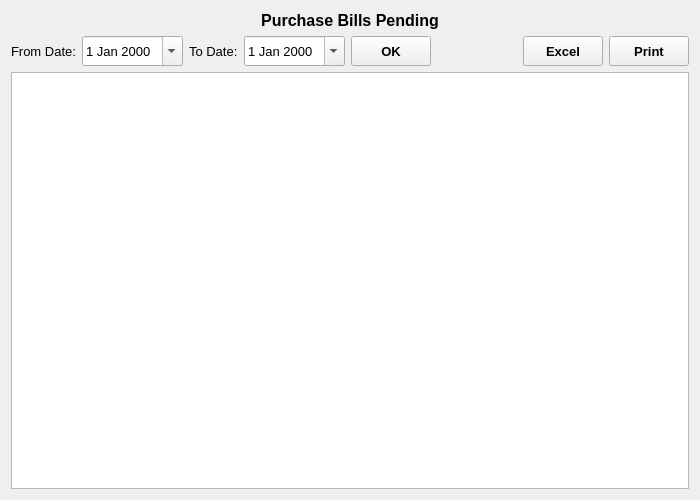
<?xml version="1.0" encoding="UTF-8"?>
<ui version="4.0">
 <class>PurchaseBillsPending</class>
 <widget class="QWidget" name="PurchaseBillsPending">
  <property name="geometry">
   <rect>
    <x>0</x>
    <y>0</y>
    <width>700</width>
    <height>500</height>
   </rect>
  </property>
  <property name="font">
   <font>
    <family>Microsoft YaHei UI</family>
    <pointsize>10</pointsize>
   </font>
  </property>
  <property name="windowTitle">
   <string>Form</string>
  </property>
  <layout class="QVBoxLayout" name="verticalLayout">
   <item>
    <widget class="QLabel" name="label">
     <property name="font">
      <font>
       <pointsize>12</pointsize>
       <weight>75</weight>
       <bold>true</bold>
      </font>
     </property>
     <property name="text">
      <string>Purchase Bills Pending</string>
     </property>
     <property name="alignment">
      <set>Qt::AlignCenter</set>
     </property>
    </widget>
   </item>
   <item>
    <layout class="QHBoxLayout" name="horizontalLayout" stretch="0,0,0,0,0,0,0,0">
     <item>
      <widget class="QLabel" name="fromDateLabel">
       <property name="text">
        <string>From Date:</string>
       </property>
      </widget>
     </item>
     <item>
      <widget class="QDateEdit" name="fromDateDateEdit">
       <property name="minimumSize">
        <size>
         <width>0</width>
         <height>30</height>
        </size>
       </property>
       <property name="calendarPopup">
        <bool>true</bool>
       </property>
      </widget>
     </item>
     <item>
      <widget class="QLabel" name="toDateLabel">
       <property name="text">
        <string>To Date:</string>
       </property>
      </widget>
     </item>
     <item>
      <widget class="QDateEdit" name="toDateDateEdit">
       <property name="minimumSize">
        <size>
         <width>0</width>
         <height>30</height>
        </size>
       </property>
       <property name="calendarPopup">
        <bool>true</bool>
       </property>
      </widget>
     </item>
     <item>
      <widget class="QToolButton" name="OKButton">
       <property name="minimumSize">
        <size>
         <width>80</width>
         <height>30</height>
        </size>
       </property>
       <property name="font">
        <font>
         <weight>75</weight>
         <bold>true</bold>
        </font>
       </property>
       <property name="text">
        <string>OK</string>
       </property>
      </widget>
     </item>
     <item>
      <spacer name="horizontalSpacer">
       <property name="orientation">
        <enum>Qt::Horizontal</enum>
       </property>
       <property name="sizeHint" stdset="0">
        <size>
         <width>40</width>
         <height>20</height>
        </size>
       </property>
      </spacer>
     </item>
     <item>
      <widget class="QToolButton" name="excelButton">
       <property name="minimumSize">
        <size>
         <width>80</width>
         <height>30</height>
        </size>
       </property>
       <property name="font">
        <font>
         <weight>75</weight>
         <bold>true</bold>
        </font>
       </property>
       <property name="text">
        <string>Excel</string>
       </property>
      </widget>
     </item>
     <item>
      <widget class="QToolButton" name="printButton">
       <property name="minimumSize">
        <size>
         <width>80</width>
         <height>30</height>
        </size>
       </property>
       <property name="font">
        <font>
         <weight>75</weight>
         <bold>true</bold>
        </font>
       </property>
       <property name="text">
        <string>Print</string>
       </property>
      </widget>
     </item>
    </layout>
   </item>
   <item>
    <widget class="QTableView" name="tableView">
     <property name="font">
      <font>
       <pointsize>12</pointsize>
      </font>
     </property>
     <property name="alternatingRowColors">
      <bool>true</bool>
     </property>
    </widget>
   </item>
  </layout>
 </widget>
 <resources/>
 <connections/>
</ui>
